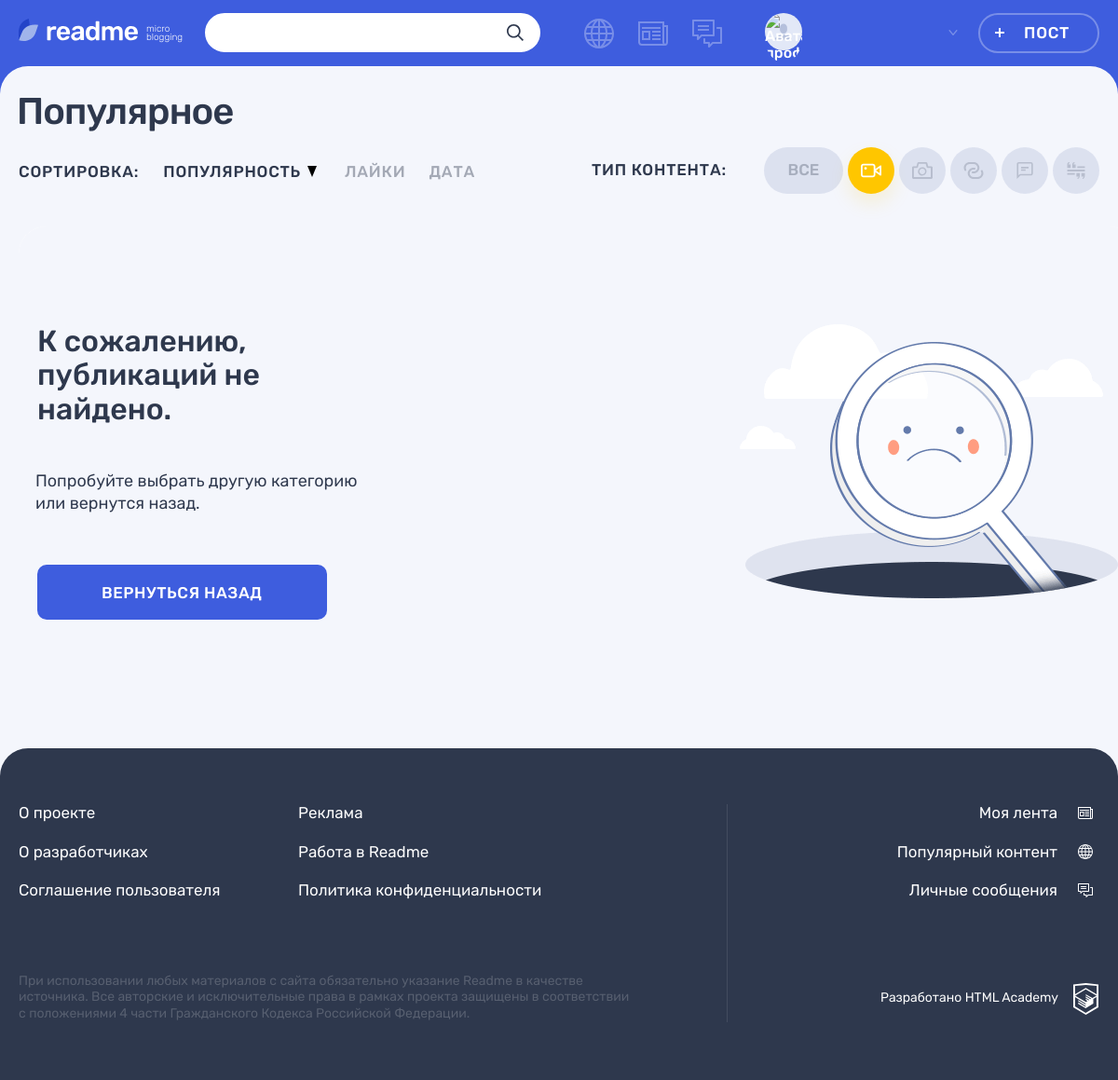
/popular.php?page=0&par=views&con=video, run on an earlier commit of the app's database.
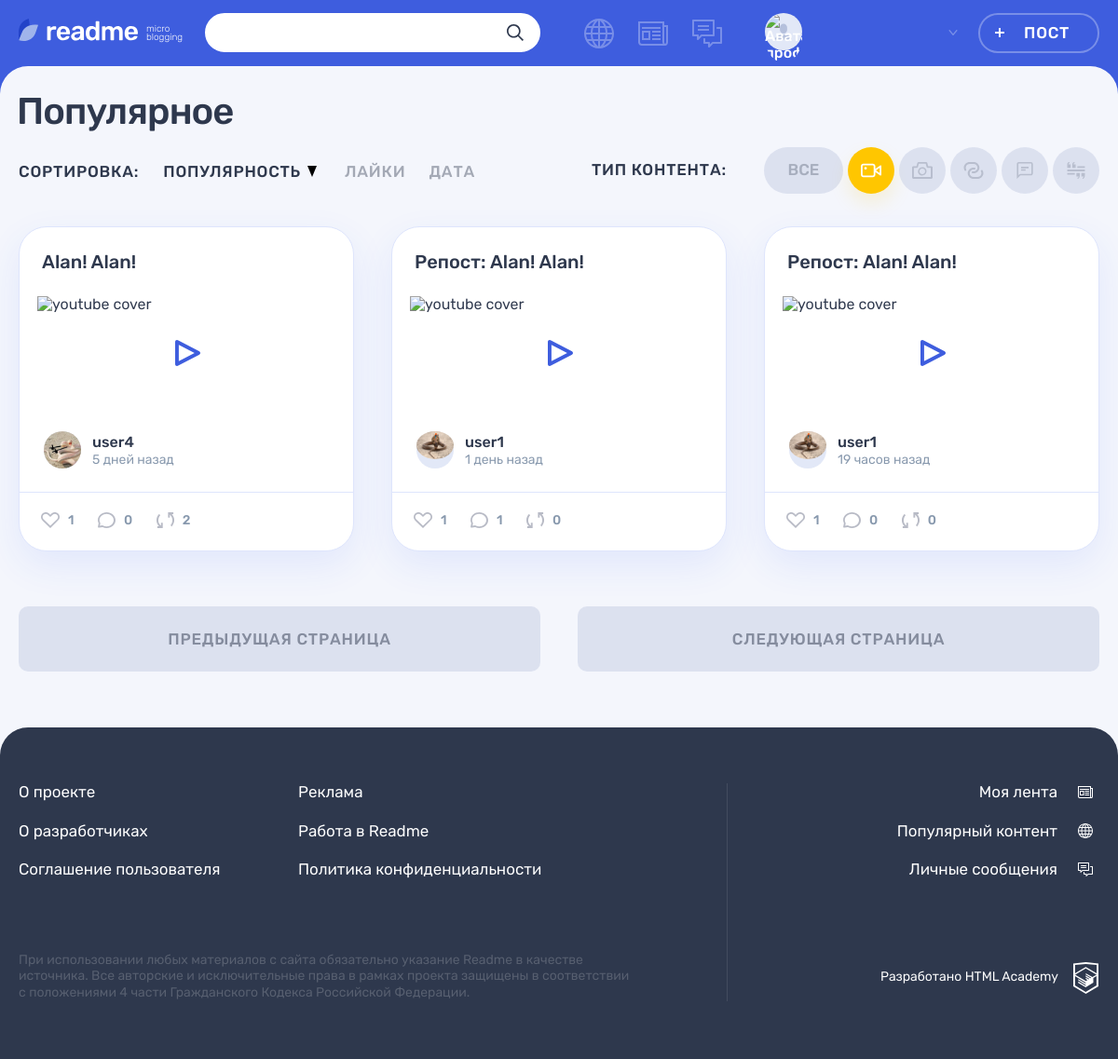
And on a later commit of the database.
### tables this page shows
CREATE TABLE `content_type` (
  `class_name` varchar(145) NOT NULL,
  `name` varchar(145) NOT NULL
);

CREATE TABLE `posts` (
  `id` int NOT NULL,
  `date_created` datetime NOT NULL DEFAULT CURRENT_TIMESTAMP,
  `title` varchar(245) NOT NULL,
  `content` varchar(1024) NOT NULL,
  `views` int NOT NULL DEFAULT '0',
  `author` int NOT NULL,
  `content_type` varchar(145) NOT NULL,
  `quote_author` varchar(245) DEFAULT NULL,
  `repost` tinyint(1) NOT NULL DEFAULT '0',
  `original_author` int DEFAULT NULL COMMENT 'Only if the post is a repost',
  `original_post_id` int DEFAULT NULL COMMENT 'Only if post is a repost'
);

CREATE TABLE `users` (
  `id` int NOT NULL,
  `login` varchar(64) NOT NULL,
  `password` varchar(245) NOT NULL,
  `email` varchar(100) NOT NULL,
  `reg_date` datetime NOT NULL DEFAULT CURRENT_TIMESTAMP,
  `profile_pic` varchar(245) DEFAULT NULL
);

### core/helpers.php (called while the page is built, shortened)
<?php
function include_template($name, array $data = [])
{
    $name = 'templates/' . $name;
    extract($data);
    require $name;
    $result = ob_get_clean();
    return $result;
}
function ago($date){
    $minute = 60;
    $hour = 3600;
    $day = 86400;
    $week = 86400 * 7;
    $month = 31536000 / 12;
    $year = 31536000;
    $dif = time() - strtotime($date);
    if($dif < $minute){
        return "совсем недавно";
    } elseif($dif < $day){
        $dif = intval($dif/$hour);
        if($dif == 1){
            return "час";
        } elseif($dif < 5){
            return $dif." часа";
        } else{
            return $dif." часов";
        }
    } elseif($dif < $week){
        $dif = intval($dif/$day);
        if($dif == 1){
            return "1 день";
        } elseif($dif < 5){
            return $dif." дня";
        } else{
            return $dif." дней";
        }
    }
}

### templates/pages/popular-template.php (the view, shortened to what the changed rows need)
<section class="page__main page__main--popular">
    <div class="container">
        <h1 class="page__title page__title--popular">Популярное</h1>
    </div>
    <div class="popular container">
        <div class="popular__filters-wrapper">
            <div class="popular__filters filters">
                <ul class="popular__filters-list filters__list">
                    <?php foreach($cats as $cat): ?>
                    <li class="popular__filters-item filters__item">
                        <a class="filters__button filters__button--<?=$cat['class_name']?> filters__button<?=$pageCat == $cat['class_name']?'--active': ''?>"
                            href="popular.php?page=0&par=views&con=<?=$cat['class_name']?>">
                            <svg class="filters__icon" width="22" height="18">
                                <use xlink:href="#icon-filter-<?=$cat['class_name']?>"></use>
                            </svg>
                        </a>
                    </li>
                    <?php endforeach; ?>
                </ul>
            </div>
        </div>
        <div class="popular__posts">
        <?php if(empty($posts)){
                $postsContent = include_template("no-posts-template.php");
                print($postsContent);
            }else{
                for($i = 0; $i < 6; $i++):
                    if(!isset($posts[$i])){
                        break;
                    }
                    $postsContent = include_template("post-on-page-template.php", [
                        'post' => $posts[$i],
                        'page' => $page
                    ]);
                    print($postsContent);
                endfor;}?>
        </div>
        <?php if (!empty($posts)):?>
        <div class="popular__page-links">
            <a class="popular__page-link popular__page-link--prev button button--gray"
            href="<?= $pageNum > 0? "popular.php?page=$pageNum-1?>&par=$pagePar&con=$pageCat" : "#"?>">
                Предыдущая страница
            </a>
            <a class="popular__page-link popular__page-link--next button button--gray"
            href="<?="popular.php?page=$pageNum+1&par=$pagePar&con=$pageCat"?>">
                Следующая страница
            </a>
        </div>
        <?php endif;?>
    </div>
</section>

### templates/no-posts-template.php (shortened to what the changed rows need)
<main class="page__main page__main--search-results">
      <section class="search">
        <div class="search__results-wrapper">
          <div class="search__no-results container">
            <p class="search__no-results-info">К сожалению, публикаций не найдено.</p>
            <p class="search__no-results-desc">
              Попробуйте выбрать другую категорию или вернутся назад.
            </p>
            <div class="search__links">
              <a class="search__popular-link button button--main" href="<?=$_SERVER['HTTP_REFERER']?>">Вернуться назад</a>
            </div>
          </div>
        </div>
      </section>
    </main>

### templates/post-on-page-template.php (shortened to what the changed rows need)
<article class="<?=$page?>__post post post-<?=$post['content_type']?>">
    <?php switch($page):
        case('popular'):?>
            <header class="post__header">
                <h2>
                    <a href='post-details.php?id=<?=$post['id']?>'>
                        <?= !$post['repost']? $post['title'] : "Репост: ".$post['title']?>
                    </a>
                </h2>
            </header>
        <? break;
        default: ?>
        <?php break;
    endswitch;?>
    <div class="post__main">
        <?php switch($post['content_type']):
            case('quote'):?>
            <?php case('video'):?>
                <div class="post-video__block">
                    <div class="post-video__preview">
                    </div>
                    <button class="post-video__play-big button" type="button">
                        <svg class="post-video__play-big-icon" width="27" height="28">
                            <use xlink:href="#icon-video-play-big"></use>
                        </svg>
                    </button>
                </div>
            <?php break;
            case('text'):?>
        <?php endswitch;?>
    </div>
    <footer class="post__footer">
        <?php if($page == 'popular'):?>
            <div class="post__author">
                <a class="post__author-link" href="profile.php?id=<?=$post['author']?>&par=posts" title="Автор">
                    <div class="post__avatar-wrapper">
                        <img class="post__author-avatar" src="<?=$post['profile_pic']?>"
                                alt="Аватар пользователя">
                    </div>
                    <div class="post__info">
                        <b class="post__author-name"><?=$post['login']?></b>
                        <time class="post__time" datetime="<?=$post['date_created']?>">
                            <?=ago($post['date_created'])?> назад
                        </time>
                    </div>
                </a>
            </div>
        <?php endif;?>
            <div class="post__indicators">
                <div class="post__buttons">
                    <form action="add-like.php">
                        <button class="post__indicator post__indicator--likes button" type="submit">
                            <svg class="post__indicator-icon" width="20" height="17">
                                <use xlink:href="#icon-heart"></use>
                            </svg>
                            <span><?=$post['likes_num']?></span>
                        </button>
                    </form>
                    <form action="#">
                        <button class="post__indicator post__indicator--comments button" title="Комментарии">
                            <svg class="post__indicator-icon" width="19" height="17">
                                <use xlink:href="#icon-comment"></use>
                            </svg>
                            <span><?=$post['comments_num']?></span>
                        </button>
                    </form>
                    <form action="repost.php">
                        <button class="post__indicator post__indicator--repost button" type="submit"title="Репост">
                        <svg class="post__indicator-icon" width="19" height="17">
                            <use xlink:href="#icon-repost"></use>
                        </svg>
                        <span><?=$post['repost_num']?></span>
                        </button>
                    </form>
                </div>
            </div>
    </footer>
</article>

What changed in the data, as far as the page shows it:
added posts: title "Alan! Alan!", users.profile_pic (picture), date_created "5 дней", likes_num "1", comments_num "0", repost_num "2"
added users: login "user4"
added posts: title "Alan! Alan!", users.profile_pic (picture), date_created "1 день", likes_num "1", comments_num "1", repost_num "0"
now on this page (row unchanged): users: login "user1"
added posts: title "Alan! Alan!", users.profile_pic (picture), date_created "19 часов", likes_num "1", comments_num "0", repost_num "0"
Also different on the page:
text no longer shown: "К сожалению, публикаций не найдено. Попробуйте выбрать другую категорию или вернутся назад. ВЕРНУТЬСЯ НАЗАД"
text now shown: "ПРЕДЫДУЩАЯ СТРАНИЦА СЛЕДУЮЩАЯ СТРАНИЦА"
